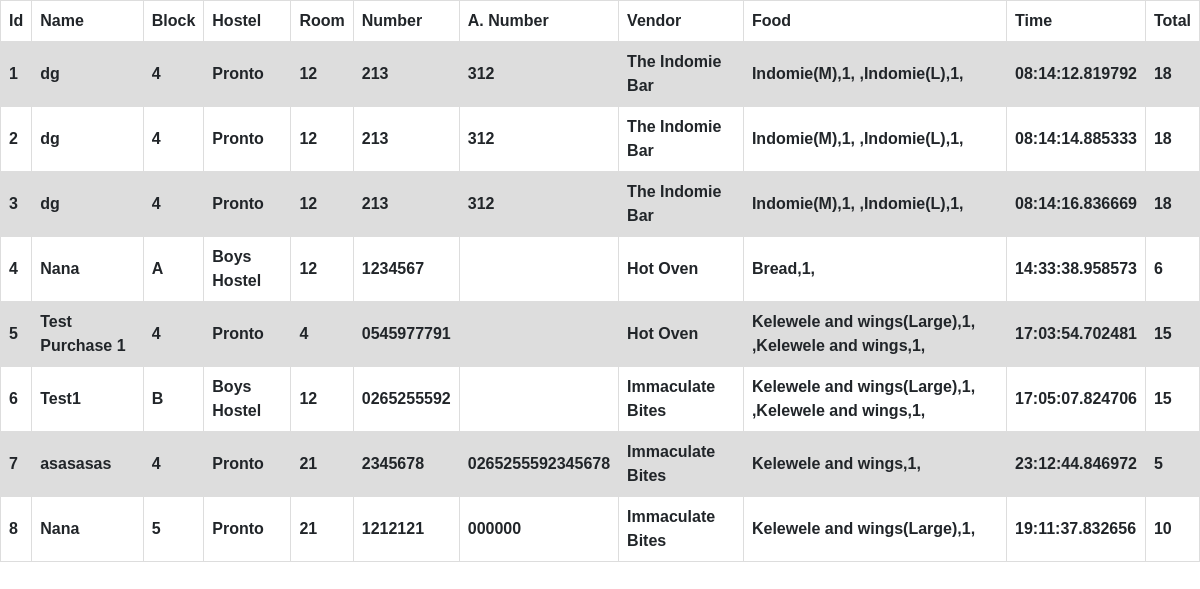
Before: /chart with the older database file.
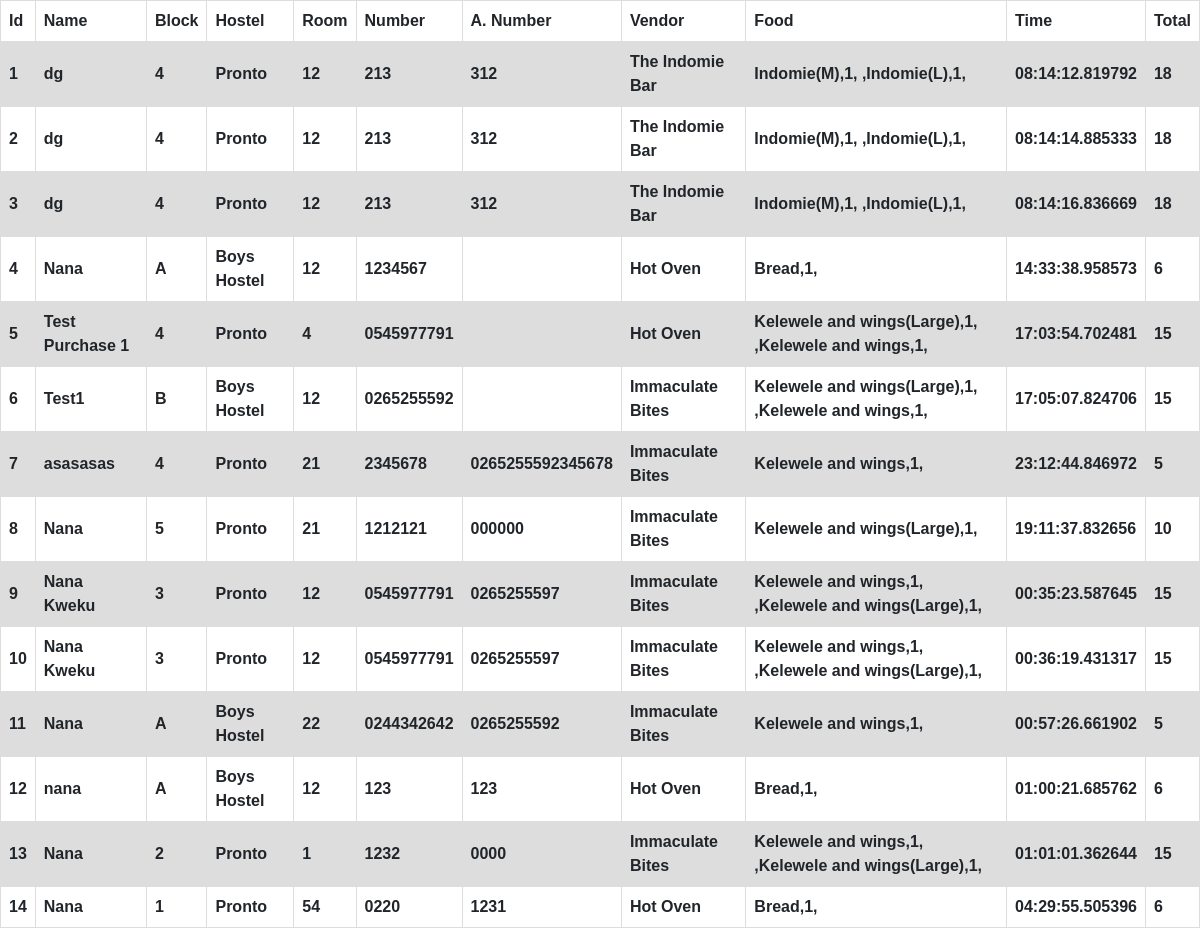
After: the same page with the newer database file.
### app.py (models this page shows, shortened)
class Order(db.Model):
    id = db.Column(db.Integer, primary_key=True)
    name = db.Column(db.String(200))
    room = db.Column(db.Integer)
    pNumber = db.Column(db.String(10))
    aNumber = db.Column(db.String(10))
    hostel = db.Column(db.String(100))
    food = db.Column(db.String(1000))
    quantity = db.Column(db.Integer)
    status = db.Column(db.Integer)
    block = db.Column(db.String(100))
    total = db.Column(db.String(10))
    date_created = db.Column(db.DateTime, default=datetime.utcnow)
    vendor = db.Column(db.String(50))

### app.py (the view)
@app.route('/chart', methods=['POST','GET'])
def masterchart():
    all_orders = Order.query.order_by(Order.date_created).all()
    return render_template('chart.html', all_orders=all_orders)

### templates/chart.html
{% extends 'base.html' %}
{% block head %}
<link rel="stylesheet" href="{{ url_for('static', filename='css/table.css')}}">
{% endblock %}
{% block body %}
<table>
    <tr>
        <th>Id</th>
        <th>Name</th>
        <th>Block</th>
        <th>Hostel</th>
        <th>Room</th>
        <th>Number</th>
        <th>A. Number</th>
        <th>Vendor</th>
        <th>Food</th>
        <th>Time</th>
        <th>Total</th>
    </tr>
    {% for order in all_orders %}
    <tr>
        <th>{{ order.id }}</th>
        <th>{{ order.name }}</th>
        <th>{{ order.block }}</th>
        <th>{{ order.hostel }}</th>
        <th>{{order.room}}</th>
        <th>{{order.pNumber}}</th>
        <th>{{order.aNumber}}</th>
        <th>{{order.vendor}}</th>
        <th>{{order.food}}</th>
        <th>{{order.date_created.time()}}</th>
        <th>{{order.total}}</th>
    </tr>
    {% endfor %}
    </table>
{% endblock %}

### templates/base.html (shortened to what this page needs)
<!DOCTYPE html>
    <head>
        <link rel="stylesheet" href="https://stackpath.bootstrapcdn.com/bootstrap/4.3.1/css/bootstrap.min.css">
        {% block head %}{% endblock %}
    </head>
    <body>
{% block body %}{% endblock %}
    </body>
</html>

### static/css/table.css (style rules this page uses)
table { font-family: arial, sans-serif; border-collapse: collapse; width: 100%; }
td, th { border: 1px solid #dddddd; text-align: left; padding: 8px; }
tr:nth-child(even) { background-color: #dddddd; }

Changed rows visible on the page:
added Order: id "9", name "Nana Kweku", block "3", hostel "Pronto", room "12", pNumber "0545977791", aNumber "0265255597", vendor "Immaculate Bites", food "Kelewele and wings,1, ,Kelewele and wings(Large),1,", date_created.time "00:35:23.587645", total "15"
added Order: id "10", name "Nana Kweku", block "3", hostel "Pronto", room "12", pNumber "0545977791", aNumber "0265255597", vendor "Immaculate Bites", food "Kelewele and wings,1, ,Kelewele and wings(Large),1,", date_created.time "00:36:19.431317", total "15"
added Order: id "11", name "Nana", block "A", hostel "Boys Hostel", room "22", pNumber "0244342642", aNumber "0265255592", vendor "Immaculate Bites", food "Kelewele and wings,1,", date_created.time "00:57:26.661902", total "5"
added Order: id "12", name "nana", block "A", hostel "Boys Hostel", room "12", pNumber "123", aNumber "123", vendor "Hot Oven", food "Bread,1,", date_created.time "01:00:21.685762", total "6"
added Order: id "13", name "Nana", block "2", hostel "Pronto", room "1", pNumber "1232", aNumber "0000", vendor "Immaculate Bites", food "Kelewele and wings,1, ,Kelewele and wings(Large),1,", date_created.time "01:01:01.362644", total "15"
added Order: id "14", name "Nana", block "1", hostel "Pronto", room "54", pNumber "0220", aNumber "1231", vendor "Hot Oven", food "Bread,1,", date_created.time "04:29:55.505396", total "6"
